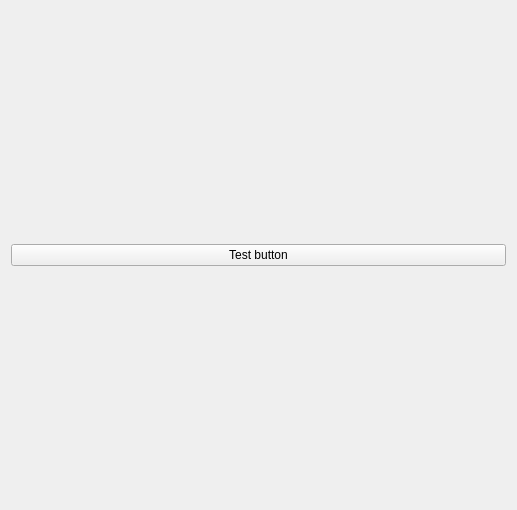
<?xml version="1.0" encoding="UTF-8"?>
<ui version="4.0">
 <class>MainWindow</class>
 <widget class="QMainWindow" name="MainWindow">
  <property name="geometry">
   <rect>
    <x>0</x>
    <y>0</y>
    <width>517</width>
    <height>510</height>
   </rect>
  </property>
  <property name="windowTitle">
   <string>app name</string>
  </property>
  <property name="windowIcon">
   <iconset>
    <normaloff>:/icon.ico</normaloff>:/icon.ico</iconset>
  </property>
  <widget class="QWidget" name="centralWidget">
   <property name="sizePolicy">
    <sizepolicy hsizetype="Maximum" vsizetype="Maximum">
     <horstretch>0</horstretch>
     <verstretch>0</verstretch>
    </sizepolicy>
   </property>
   <layout class="QGridLayout" name="gridLayout">
    <item row="0" column="0">
     <widget class="QPushButton" name="pushButton">
      <property name="text">
       <string>Test button</string>
      </property>
     </widget>
    </item>
   </layout>
  </widget>
  <action name="actionLogs">
   <property name="text">
    <string>Logs</string>
   </property>
  </action>
  <action name="actionExit">
   <property name="text">
    <string>Exit</string>
   </property>
  </action>
  <action name="actionAbout">
   <property name="text">
    <string>About</string>
   </property>
  </action>
 </widget>
 <layoutdefault spacing="6" margin="11"/>
 <resources/>
 <connections/>
</ui>
